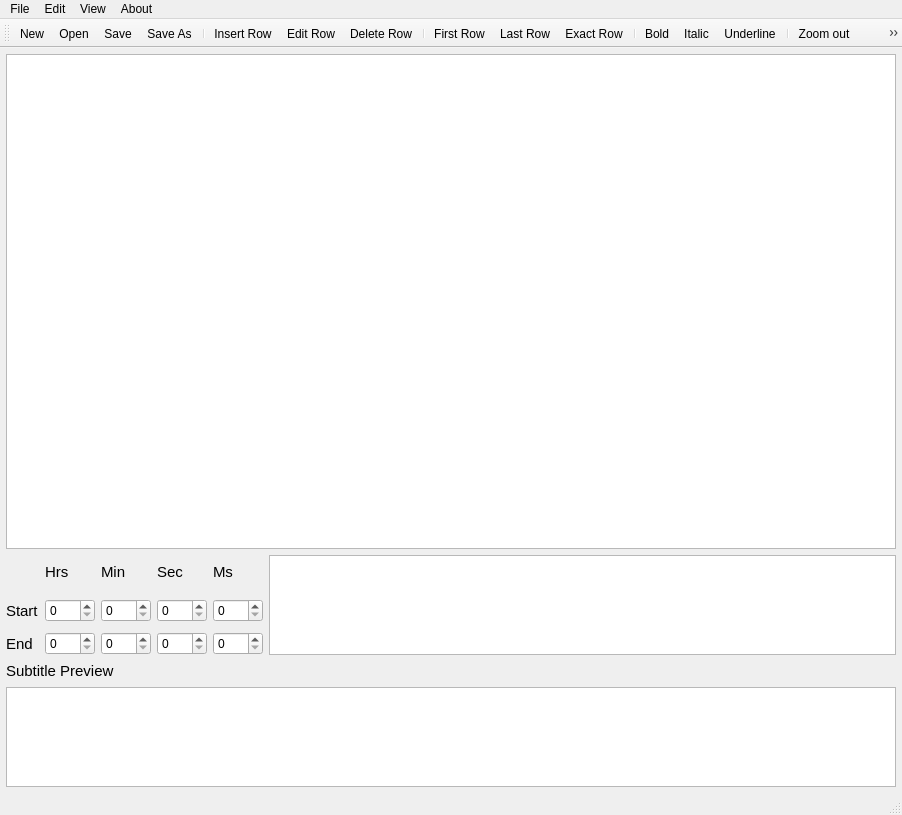
<?xml version="1.0" encoding="UTF-8"?>
<ui version="4.0">
 <class>MainWindow</class>
 <widget class="QMainWindow" name="MainWindow">
  <property name="geometry">
   <rect>
    <x>0</x>
    <y>0</y>
    <width>902</width>
    <height>815</height>
   </rect>
  </property>
  <property name="windowTitle">
   <string>MainWindow</string>
  </property>
  <widget class="QWidget" name="centralwidget">
   <layout class="QVBoxLayout" name="verticalLayout_3">
    <property name="spacing">
     <number>6</number>
    </property>
    <property name="leftMargin">
     <number>6</number>
    </property>
    <property name="topMargin">
     <number>6</number>
    </property>
    <property name="rightMargin">
     <number>6</number>
    </property>
    <property name="bottomMargin">
     <number>6</number>
    </property>
    <item>
     <layout class="QVBoxLayout" name="verticalLayout_2">
      <property name="spacing">
       <number>6</number>
      </property>
      <item>
       <widget class="QTableView" name="tblSubtitlesView">
        <property name="font">
         <font>
          <pointsize>10</pointsize>
         </font>
        </property>
        <property name="editTriggers">
         <set>QAbstractItemView::NoEditTriggers</set>
        </property>
        <property name="alternatingRowColors">
         <bool>true</bool>
        </property>
        <property name="selectionMode">
         <enum>QAbstractItemView::SingleSelection</enum>
        </property>
        <property name="selectionBehavior">
         <enum>QAbstractItemView::SelectRows</enum>
        </property>
        <property name="textElideMode">
         <enum>Qt::ElideLeft</enum>
        </property>
        <attribute name="horizontalHeaderStretchLastSection">
         <bool>true</bool>
        </attribute>
        <attribute name="verticalHeaderStretchLastSection">
         <bool>false</bool>
        </attribute>
       </widget>
      </item>
      <item>
       <layout class="QHBoxLayout" name="horizontalLayout">
        <item>
         <layout class="QGridLayout" name="gridLayout">
          <property name="sizeConstraint">
           <enum>QLayout::SetFixedSize</enum>
          </property>
          <property name="leftMargin">
           <number>0</number>
          </property>
          <property name="horizontalSpacing">
           <number>6</number>
          </property>
          <property name="verticalSpacing">
           <number>10</number>
          </property>
          <item row="0" column="4">
           <widget class="QLabel" name="lblMilliseconds">
            <property name="font">
             <font>
              <pointsize>11</pointsize>
             </font>
            </property>
            <property name="text">
             <string>Ms</string>
            </property>
           </widget>
          </item>
          <item row="1" column="0">
           <widget class="QLabel" name="lblStart">
            <property name="maximumSize">
             <size>
              <width>50</width>
              <height>50</height>
             </size>
            </property>
            <property name="font">
             <font>
              <pointsize>11</pointsize>
             </font>
            </property>
            <property name="text">
             <string>Start</string>
            </property>
            <property name="margin">
             <number>0</number>
            </property>
           </widget>
          </item>
          <item row="0" column="1">
           <widget class="QLabel" name="lblHours">
            <property name="font">
             <font>
              <pointsize>11</pointsize>
             </font>
            </property>
            <property name="text">
             <string>Hrs</string>
            </property>
           </widget>
          </item>
          <item row="1" column="3">
           <widget class="QSpinBox" name="sbStartSeconds">
            <property name="minimumSize">
             <size>
              <width>50</width>
              <height>0</height>
             </size>
            </property>
            <property name="maximumSize">
             <size>
              <width>100</width>
              <height>16777215</height>
             </size>
            </property>
            <property name="maximum">
             <number>60</number>
            </property>
           </widget>
          </item>
          <item row="2" column="4">
           <widget class="QSpinBox" name="sbEndMilliseconds">
            <property name="maximum">
             <number>999</number>
            </property>
            <property name="singleStep">
             <number>100</number>
            </property>
           </widget>
          </item>
          <item row="0" column="3">
           <widget class="QLabel" name="lblSeconds">
            <property name="font">
             <font>
              <pointsize>11</pointsize>
             </font>
            </property>
            <property name="text">
             <string>Sec</string>
            </property>
           </widget>
          </item>
          <item row="2" column="1">
           <widget class="QSpinBox" name="sbEndHours"/>
          </item>
          <item row="2" column="2">
           <widget class="QSpinBox" name="sbEndMinutes">
            <property name="maximum">
             <number>60</number>
            </property>
           </widget>
          </item>
          <item row="1" column="4">
           <widget class="QSpinBox" name="sbStartMilliseconds">
            <property name="minimumSize">
             <size>
              <width>50</width>
              <height>0</height>
             </size>
            </property>
            <property name="maximumSize">
             <size>
              <width>100</width>
              <height>16777215</height>
             </size>
            </property>
            <property name="maximum">
             <number>999</number>
            </property>
            <property name="singleStep">
             <number>100</number>
            </property>
           </widget>
          </item>
          <item row="2" column="3">
           <widget class="QSpinBox" name="sbEndSeconds">
            <property name="maximum">
             <number>60</number>
            </property>
           </widget>
          </item>
          <item row="1" column="2">
           <widget class="QSpinBox" name="sbStartMinutes">
            <property name="minimumSize">
             <size>
              <width>50</width>
              <height>0</height>
             </size>
            </property>
            <property name="maximumSize">
             <size>
              <width>100</width>
              <height>16777215</height>
             </size>
            </property>
            <property name="maximum">
             <number>60</number>
            </property>
           </widget>
          </item>
          <item row="0" column="2">
           <widget class="QLabel" name="lblMinutes">
            <property name="font">
             <font>
              <pointsize>11</pointsize>
             </font>
            </property>
            <property name="text">
             <string>Min</string>
            </property>
           </widget>
          </item>
          <item row="1" column="1">
           <widget class="QSpinBox" name="sbStartHours">
            <property name="minimumSize">
             <size>
              <width>50</width>
              <height>0</height>
             </size>
            </property>
            <property name="maximumSize">
             <size>
              <width>100</width>
              <height>16777215</height>
             </size>
            </property>
           </widget>
          </item>
          <item row="2" column="0">
           <widget class="QLabel" name="lblEnd">
            <property name="font">
             <font>
              <pointsize>11</pointsize>
             </font>
            </property>
            <property name="text">
             <string>End</string>
            </property>
           </widget>
          </item>
         </layout>
        </item>
        <item>
         <widget class="QPlainTextEdit" name="txtSubtitleEdit">
          <property name="minimumSize">
           <size>
            <width>300</width>
            <height>100</height>
           </size>
          </property>
          <property name="maximumSize">
           <size>
            <width>16777215</width>
            <height>100</height>
           </size>
          </property>
          <property name="font">
           <font>
            <pointsize>11</pointsize>
           </font>
          </property>
          <property name="autoFillBackground">
           <bool>false</bool>
          </property>
         </widget>
        </item>
       </layout>
      </item>
      <item>
       <layout class="QVBoxLayout" name="verticalLayout">
        <item>
         <widget class="QLabel" name="label">
          <property name="maximumSize">
           <size>
            <width>16777215</width>
            <height>20</height>
           </size>
          </property>
          <property name="font">
           <font>
            <pointsize>11</pointsize>
           </font>
          </property>
          <property name="text">
           <string>Subtitle Preview</string>
          </property>
         </widget>
        </item>
        <item>
         <widget class="QTextEdit" name="txtSubtitlePreview">
          <property name="minimumSize">
           <size>
            <width>0</width>
            <height>100</height>
           </size>
          </property>
          <property name="maximumSize">
           <size>
            <width>16777215</width>
            <height>100</height>
           </size>
          </property>
          <property name="font">
           <font>
            <pointsize>11</pointsize>
           </font>
          </property>
          <property name="cursor" stdset="0">
           <cursorShape>ForbiddenCursor</cursorShape>
          </property>
          <property name="readOnly">
           <bool>true</bool>
          </property>
          <property name="html">
           <string>&lt;!DOCTYPE HTML PUBLIC &quot;-//W3C//DTD HTML 4.0//EN&quot; &quot;http://www.w3.org/TR/REC-html40/strict.dtd&quot;&gt;
&lt;html&gt;&lt;head&gt;&lt;meta name=&quot;qrichtext&quot; content=&quot;1&quot; /&gt;&lt;meta charset=&quot;utf-8&quot; /&gt;&lt;style type=&quot;text/css&quot;&gt;
p, li { white-space: pre-wrap; }
&lt;/style&gt;&lt;/head&gt;&lt;body style=&quot; font-family:'Segoe UI'; font-size:11pt; font-weight:400; font-style:normal;&quot;&gt;
&lt;p style=&quot;-qt-paragraph-type:empty; margin-top:0px; margin-bottom:0px; margin-left:0px; margin-right:0px; -qt-block-indent:0; text-indent:0px; font-size:9pt;&quot;&gt;&lt;br /&gt;&lt;/p&gt;&lt;/body&gt;&lt;/html&gt;</string>
          </property>
          <property name="textInteractionFlags">
           <set>Qt::NoTextInteraction</set>
          </property>
         </widget>
        </item>
       </layout>
      </item>
     </layout>
    </item>
   </layout>
  </widget>
  <widget class="QMenuBar" name="menubar">
   <property name="geometry">
    <rect>
     <x>0</x>
     <y>0</y>
     <width>902</width>
     <height>22</height>
    </rect>
   </property>
   <widget class="QMenu" name="menuFile">
    <property name="title">
     <string>File</string>
    </property>
    <addaction name="actionNew"/>
    <addaction name="actionOpen"/>
    <addaction name="separator"/>
    <addaction name="actionSave"/>
    <addaction name="actionSave_As"/>
    <addaction name="separator"/>
    <addaction name="actionExit"/>
   </widget>
   <widget class="QMenu" name="menuView">
    <property name="title">
     <string>View</string>
    </property>
    <addaction name="actionZoom_in"/>
    <addaction name="actionZoom_out"/>
   </widget>
   <widget class="QMenu" name="menuEdit">
    <property name="title">
     <string>Edit</string>
    </property>
    <widget class="QMenu" name="menuGo_To">
     <property name="title">
      <string>Go To</string>
     </property>
     <addaction name="actionFirst_Row"/>
     <addaction name="actionLast_Row"/>
     <addaction name="actionExact_Row"/>
    </widget>
    <addaction name="actionAdd_Row"/>
    <addaction name="actionEdit_Row"/>
    <addaction name="actionDelete_Row"/>
    <addaction name="separator"/>
    <addaction name="actionBold"/>
    <addaction name="actionItalic"/>
    <addaction name="actionUnderline"/>
    <addaction name="separator"/>
    <addaction name="actionFind"/>
    <addaction name="menuGo_To"/>
   </widget>
   <widget class="QMenu" name="menuAbout">
    <property name="title">
     <string>About</string>
    </property>
    <addaction name="actionAbout"/>
   </widget>
   <addaction name="menuFile"/>
   <addaction name="menuEdit"/>
   <addaction name="menuView"/>
   <addaction name="menuAbout"/>
  </widget>
  <widget class="QStatusBar" name="statusbar"/>
  <widget class="QToolBar" name="toolBar">
   <property name="windowTitle">
    <string>toolBar</string>
   </property>
   <attribute name="toolBarArea">
    <enum>TopToolBarArea</enum>
   </attribute>
   <attribute name="toolBarBreak">
    <bool>false</bool>
   </attribute>
   <addaction name="actionNew"/>
   <addaction name="actionOpen"/>
   <addaction name="actionSave"/>
   <addaction name="actionSave_As"/>
   <addaction name="separator"/>
   <addaction name="actionAdd_Row"/>
   <addaction name="actionEdit_Row"/>
   <addaction name="actionDelete_Row"/>
   <addaction name="separator"/>
   <addaction name="actionFirst_Row"/>
   <addaction name="actionLast_Row"/>
   <addaction name="actionExact_Row"/>
   <addaction name="separator"/>
   <addaction name="actionBold"/>
   <addaction name="actionItalic"/>
   <addaction name="actionUnderline"/>
   <addaction name="separator"/>
   <addaction name="actionZoom_out"/>
   <addaction name="actionZoom_in"/>
  </widget>
  <action name="actionNew">
   <property name="icon">
    <iconset resource="resources.qrc">
     <normaloff>:/icons/icons/icons8-new-file-32.png</normaloff>:/icons/icons/icons8-new-file-32.png</iconset>
   </property>
   <property name="text">
    <string>New</string>
   </property>
   <property name="shortcut">
    <string>Ctrl+N</string>
   </property>
  </action>
  <action name="actionOpen">
   <property name="icon">
    <iconset resource="resources.qrc">
     <normaloff>:/icons/icons/icons8-opened-folder-32.png</normaloff>:/icons/icons/icons8-opened-folder-32.png</iconset>
   </property>
   <property name="text">
    <string>Open</string>
   </property>
   <property name="shortcut">
    <string>Ctrl+O</string>
   </property>
  </action>
  <action name="actionSave">
   <property name="icon">
    <iconset resource="resources.qrc">
     <normaloff>:/icons/icons/icons8-save-32.png</normaloff>:/icons/icons/icons8-save-32.png</iconset>
   </property>
   <property name="text">
    <string>Save</string>
   </property>
   <property name="shortcut">
    <string>Ctrl+S</string>
   </property>
  </action>
  <action name="actionSave_As">
   <property name="icon">
    <iconset resource="resources.qrc">
     <normaloff>:/icons/icons/icons8-save-as-32.png</normaloff>:/icons/icons/icons8-save-as-32.png</iconset>
   </property>
   <property name="text">
    <string>Save As</string>
   </property>
   <property name="shortcut">
    <string>Ctrl+Shift+S</string>
   </property>
  </action>
  <action name="actionExit">
   <property name="icon">
    <iconset resource="resources.qrc">
     <normaloff>:/icons/icons/icons8-cancel-32.png</normaloff>:/icons/icons/icons8-cancel-32.png</iconset>
   </property>
   <property name="text">
    <string>Exit</string>
   </property>
  </action>
  <action name="actionBold">
   <property name="icon">
    <iconset resource="resources.qrc">
     <normaloff>:/icons/icons/icons8-bold-32.png</normaloff>:/icons/icons/icons8-bold-32.png</iconset>
   </property>
   <property name="text">
    <string>Bold</string>
   </property>
  </action>
  <action name="actionItalic">
   <property name="icon">
    <iconset resource="resources.qrc">
     <normaloff>:/icons/icons/icons8-italic-32.png</normaloff>:/icons/icons/icons8-italic-32.png</iconset>
   </property>
   <property name="text">
    <string>Italic</string>
   </property>
  </action>
  <action name="actionUnderline">
   <property name="icon">
    <iconset resource="resources.qrc">
     <normaloff>:/icons/icons/icons8-underline-32.png</normaloff>:/icons/icons/icons8-underline-32.png</iconset>
   </property>
   <property name="text">
    <string>Underline</string>
   </property>
  </action>
  <action name="actionAdd_Row">
   <property name="icon">
    <iconset resource="resources.qrc">
     <normaloff>:/icons/icons/icons8-add-row-32.png</normaloff>:/icons/icons/icons8-add-row-32.png</iconset>
   </property>
   <property name="text">
    <string>Insert Row</string>
   </property>
   <property name="shortcut">
    <string>Ctrl+Ins</string>
   </property>
  </action>
  <action name="actionZoom_in">
   <property name="icon">
    <iconset resource="resources.qrc">
     <normaloff>:/icons/icons/icons8-zoom-in-32.png</normaloff>:/icons/icons/icons8-zoom-in-32.png</iconset>
   </property>
   <property name="text">
    <string>Zoom in</string>
   </property>
   <property name="shortcut">
    <string>Ctrl++</string>
   </property>
  </action>
  <action name="actionZoom_out">
   <property name="icon">
    <iconset resource="resources.qrc">
     <normaloff>:/icons/icons/icons8-zoom-out-32.png</normaloff>:/icons/icons/icons8-zoom-out-32.png</iconset>
   </property>
   <property name="text">
    <string>Zoom out</string>
   </property>
   <property name="shortcut">
    <string>Ctrl+-</string>
   </property>
  </action>
  <action name="actionEdit_Row">
   <property name="icon">
    <iconset resource="resources.qrc">
     <normaloff>:/icons/icons/icons8-edit-row-32.png</normaloff>:/icons/icons/icons8-edit-row-32.png</iconset>
   </property>
   <property name="text">
    <string>Edit Row</string>
   </property>
  </action>
  <action name="actionDelete_Row">
   <property name="icon">
    <iconset resource="resources.qrc">
     <normaloff>:/icons/icons/icons8-delete-row-32.png</normaloff>:/icons/icons/icons8-delete-row-32.png</iconset>
   </property>
   <property name="text">
    <string>Delete Row</string>
   </property>
   <property name="shortcut">
    <string>Ctrl+Del</string>
   </property>
  </action>
  <action name="actionAbout">
   <property name="icon">
    <iconset resource="resources.qrc">
     <normaloff>:/icons/icons/about.ico</normaloff>:/icons/icons/about.ico</iconset>
   </property>
   <property name="text">
    <string>About...</string>
   </property>
  </action>
  <action name="actionFind">
   <property name="icon">
    <iconset resource="resources.qrc">
     <normaloff>:/icons/icons/icons8-search-32.png</normaloff>:/icons/icons/icons8-search-32.png</iconset>
   </property>
   <property name="text">
    <string>Find...</string>
   </property>
   <property name="shortcut">
    <string>Ctrl+F</string>
   </property>
  </action>
  <action name="actionGo_To">
   <property name="text">
    <string>Go To...</string>
   </property>
  </action>
  <action name="actionFirst_Row">
   <property name="icon">
    <iconset resource="resources.qrc">
     <normaloff>:/icons/icons/icons8-go-to-start-32.png</normaloff>:/icons/icons/icons8-go-to-start-32.png</iconset>
   </property>
   <property name="text">
    <string>First Row</string>
   </property>
   <property name="shortcut">
    <string>Ctrl+1</string>
   </property>
  </action>
  <action name="actionLast_Row">
   <property name="icon">
    <iconset resource="resources.qrc">
     <normaloff>:/icons/icons/icons8-go-to-end-32.png</normaloff>:/icons/icons/icons8-go-to-end-32.png</iconset>
   </property>
   <property name="text">
    <string>Last Row</string>
   </property>
   <property name="shortcut">
    <string>Ctrl+2</string>
   </property>
  </action>
  <action name="actionExact_Row">
   <property name="icon">
    <iconset resource="resources.qrc">
     <normaloff>:/icons/icons/icons8-running-32.png</normaloff>:/icons/icons/icons8-running-32.png</iconset>
   </property>
   <property name="text">
    <string>Exact Row</string>
   </property>
   <property name="shortcut">
    <string>Ctrl+3</string>
   </property>
  </action>
 </widget>
 <resources>
  <include location="resources.qrc"/>
 </resources>
 <connections/>
</ui>
